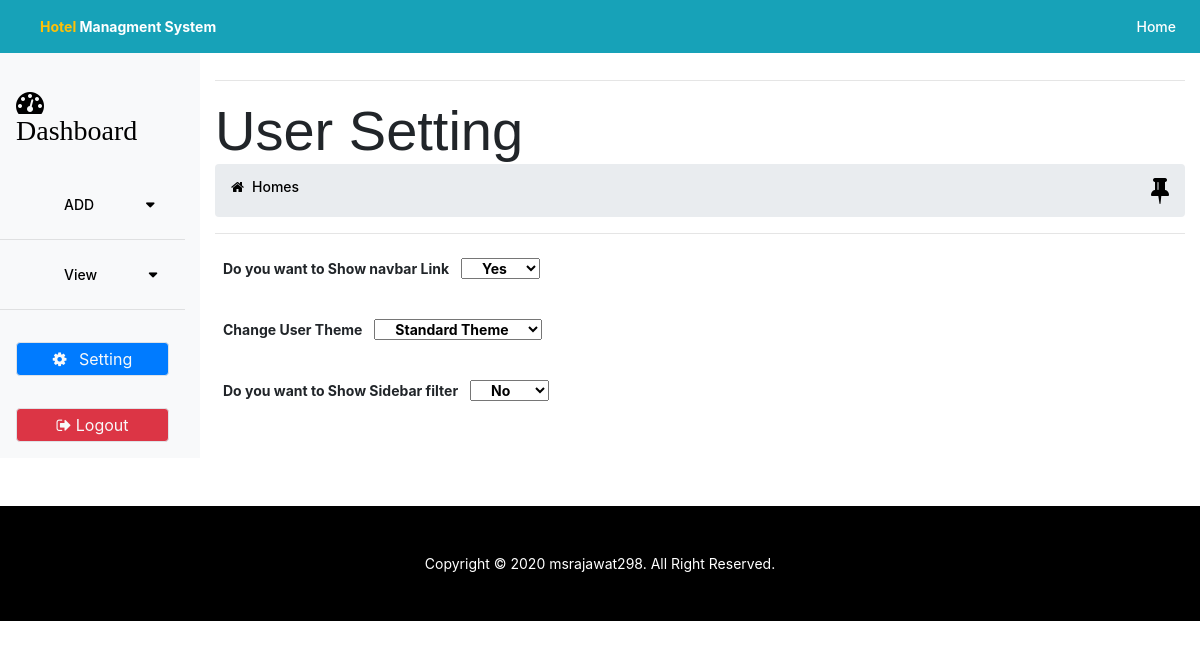
Screenshot of /admin/setting.php (signed in) with the database file from the repository.
### tables this page shows
CREATE TABLE `themes` (
  `id` int(11) NOT NULL,
  `theme_type` varchar(50) NOT NULL,
  `sidebar` enum('Yes','No') NOT NULL,
  `navbar_link` enum('Yes','No') NOT NULL
);

### admin/include/db.php (called while the page is built, shortened)
<?php
class db
{
    private $servername = "localhost";
    private $username = "root";
    private $password = "";
    private $dbname = "hotel";
    private $conn;
    function __construct()
    {
        try {
            $this->conn = new PDO("mysql:host=$this->servername;dbname=$this->dbname", $this->username, $this->password);
            $this->conn->setAttribute(PDO::ATTR_ERRMODE, PDO::ERRMODE_EXCEPTION);
            return "Connected successfully";
        } catch (PDOException $e) {
            return "Connection failed: " . $e->getMessage();
        }
    }
    function select($table_name,$condtion="")
    {
        $stmt = $this->conn->prepare("SELECT * FROM $table_name WHERE 1 $condtion");
        $stmt->execute();
        $result = $stmt->fetchAll(PDO::FETCH_ASSOC);
        return $result;
    }
}
?>

### admin/setting.php (the view, shortened to what this page needs)
<?php
require_once 'include/db.php';
$user=new db();
$tname="themes";
$data=$user->select($tname);
?>
	<?php include_once 'include/header.php';?>
	<body>
	<?php include 'include/navbar.php';?>
			<div class="container-fluid" id="main">
				<div class="row row-offcanvas row-offcanvas-left">
					<?php include 'include/sidebar.php';?>
 					<div class="col main pt-5 mt-3">
					<hr>
						<h1 class="display-4 d-none d-sm-block">
							User Setting
						</h1>
                <?php include 'breadcrumb.php';?>
				<form method="POST" id="add_industry" autocomplete="on">
					<div class="row">
						<div class="col-lg-12">
							<div class="form-group">
								<label class="p-2 font-weight-bold" for="name">
									Do you want to Show navbar Link</label>
								<select class="pl-3 pr-3 font-weight-bold menulink">
 								<option value="<?php if(!empty($data)){echo $data[0]['navbar_link'] ?>">
                                    <?php echo $data[0]['navbar_link'];} else{?>">Select navbar <?php }?></option>
								</select>
							</div>
						</div>
						<div class="col-lg-12">
							<div class="form-group">
								<label class="p-2 font-weight-bold">
									Change User Theme </label>
								<select class="pl-3 pr-3 font-weight-bold theme">
 								<option value="<?php if(!empty($data)){echo $data[0]['theme_type'] ?>">
                                    <?php echo $data[0]['theme_type']." Theme";} else{?>">Select Theme <?php }?></option>
								</select>
							</div>
						</div>
						<div class="col-lg-12">
							<div class="form-group">
								<label class="p-2 font-weight-bold">
									Do you want to Show Sidebar filter </label>
								<select class="pl-3 pr-3 font-weight-bold filter">
 								<option value="<?php if(!empty($data)){echo $data[0]['sidebar'] ?>">
                                    <?php echo $data[0]['sidebar'];} else{?>">Select Theme <?php }?></option>
								</select>
							</div>
						</div>
				</div>
			</form>
		</div>
	</div>
</div>
<?php include 'include/footer.php';?>
</body>
</html>

### css/style.css (style rules this page uses)
h1,h2,h3,h4,h5,h6 { margin:0; font-family: 'Federo', sans-serif; font-weight: 600; }
body { font-size: .875rem; }
body, html { height:100%; }

### rows the page displays
themes: navbar_link "Yes", theme_type "Standard Theme", sidebar "No"
